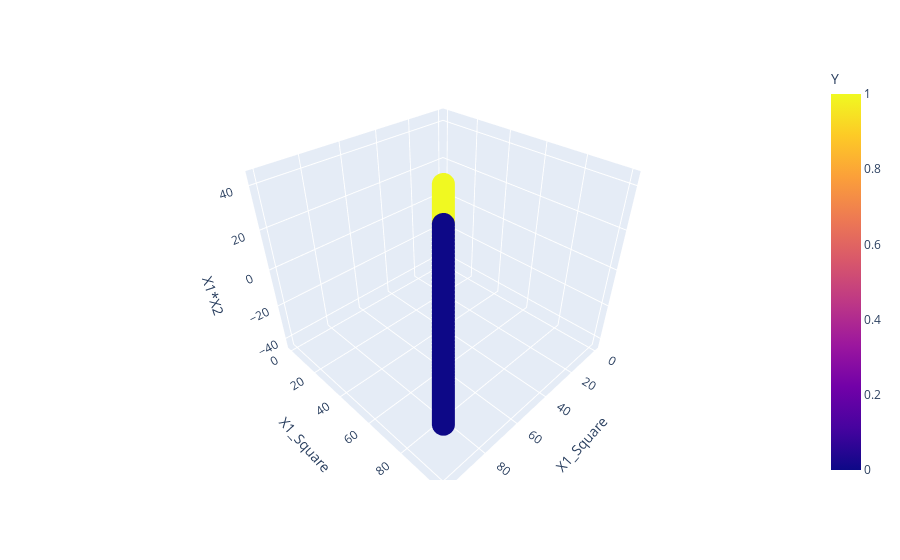

Write notebook code for a chart like this one.
### Code cell
fig = px.scatter_3d(
    df, 
    x='X1_Square', 
    y='X1_Square', 
    z='X1*X2',
    color='Y'
    )
fig.show()

### Figure 1 — Plotly figure (JSON) as saved in the notebook; plotly's stock layout.template omitted (floating-point values rounded to 4 significant figures; data arrays with more than 128 entries replaced by an {"elided": "..."} marker saying what was removed)
{"data": [{"hovertemplate": "X1_Square=%{y}<br>X1*X2=%{z}<br>Y=%{marker.color}<extra></extra>", "legendgroup": "", "marker": {"color": {"elided": "400 int values"}, "coloraxis": "coloraxis", "symbol": "circle"}, "mode": "markers", "name": "", "scene": "scene", "showlegend": false, "type": "scatter3d", "x": {"elided": "400 float values"}, "y": {"elided": "400 float values"}, "z": {"elided": "400 float values"}}], "layout": {"coloraxis": {"colorbar": {"title": {"text": "Y"}}, "colorscale": [[0, "#0d0887"], [0.1111, "#46039f"], [0.2222, "#7201a8"], [0.3333, "#9c179e"], [0.4444, "#bd3786"], [0.5556, "#d8576b"], [0.6667, "#ed7953"], [0.7778, "#fb9f3a"], [0.8889, "#fdca26"], [1, "#f0f921"]]}, "legend": {"tracegroupgap": 0}, "margin": {"t": 60}, "scene": {"domain": {"x": [0, 1], "y": [0, 1]}, "xaxis": {"title": {"text": "X1_Square"}}, "yaxis": {"title": {"text": "X1_Square"}}, "zaxis": {"title": {"text": "X1*X2"}}}}}
